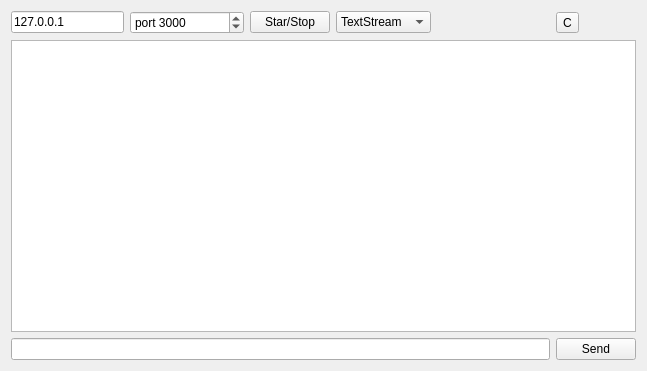
<?xml version="1.0" encoding="UTF-8"?>
<ui version="4.0">
 <class>MyGUI_Threded_Server</class>
 <widget class="QWidget" name="MyGUI_Threded_Server">
  <property name="geometry">
   <rect>
    <x>0</x>
    <y>0</y>
    <width>647</width>
    <height>371</height>
   </rect>
  </property>
  <property name="windowTitle">
   <string>MyGUI_Threded_Server</string>
  </property>
  <layout class="QGridLayout" name="gridLayout">
   <item row="0" column="2">
    <widget class="QPushButton" name="pbStartStop">
     <property name="text">
      <string>Star/Stop</string>
     </property>
     <property name="checkable">
      <bool>true</bool>
     </property>
    </widget>
   </item>
   <item row="0" column="4">
    <spacer name="horizontalSpacer">
     <property name="orientation">
      <enum>Qt::Horizontal</enum>
     </property>
     <property name="sizeHint" stdset="0">
      <size>
       <width>81</width>
       <height>20</height>
      </size>
     </property>
    </spacer>
   </item>
   <item row="2" column="0" colspan="5">
    <widget class="QLineEdit" name="leSend"/>
   </item>
   <item row="0" column="0">
    <widget class="QLineEdit" name="leIP">
     <property name="text">
      <string>127.0.0.1</string>
     </property>
    </widget>
   </item>
   <item row="0" column="1">
    <widget class="QSpinBox" name="sbPort">
     <property name="sizePolicy">
      <sizepolicy hsizetype="Expanding" vsizetype="Fixed">
       <horstretch>0</horstretch>
       <verstretch>0</verstretch>
      </sizepolicy>
     </property>
     <property name="prefix">
      <string>port </string>
     </property>
     <property name="maximum">
      <number>65535</number>
     </property>
     <property name="value">
      <number>3000</number>
     </property>
    </widget>
   </item>
   <item row="2" column="5">
    <widget class="QPushButton" name="pbSend">
     <property name="text">
      <string>Send</string>
     </property>
    </widget>
   </item>
   <item row="0" column="3">
    <widget class="QComboBox" name="comboBox">
     <property name="currentIndex">
      <number>1</number>
     </property>
     <item>
      <property name="text">
       <string>DataStream</string>
      </property>
     </item>
     <item>
      <property name="text">
       <string>TextStream</string>
      </property>
     </item>
    </widget>
   </item>
   <item row="1" column="0" colspan="6">
    <widget class="QPlainTextEdit" name="peLog"/>
   </item>
   <item row="0" column="5">
    <widget class="QToolButton" name="tbClear">
     <property name="text">
      <string>C</string>
     </property>
    </widget>
   </item>
  </layout>
 </widget>
 <layoutdefault spacing="6" margin="11"/>
 <resources/>
 <connections>
  <connection>
   <sender>tbClear</sender>
   <signal>clicked()</signal>
   <receiver>peLog</receiver>
   <slot>clear()</slot>
   <hints>
    <hint type="sourcelabel">
     <x>595</x>
     <y>20</y>
    </hint>
    <hint type="destinationlabel">
     <x>308</x>
     <y>209</y>
    </hint>
   </hints>
  </connection>
 </connections>
</ui>
